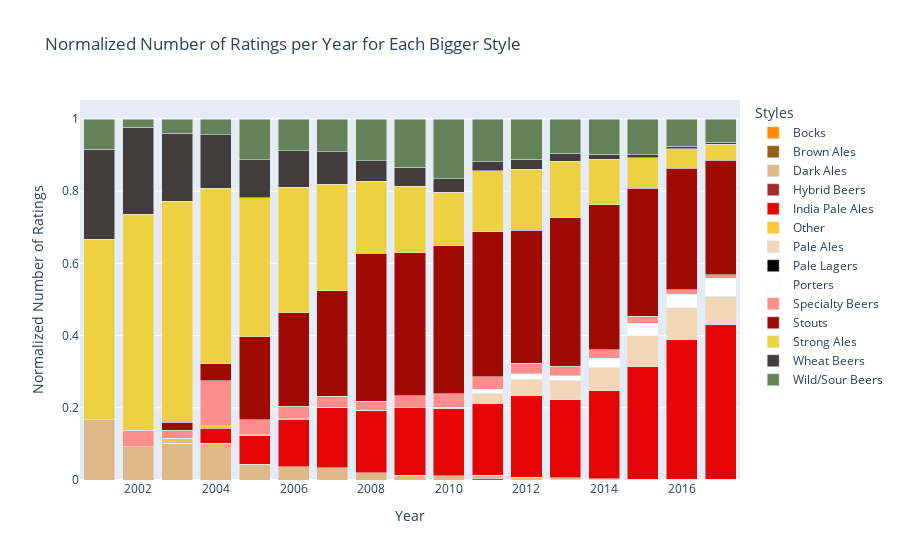

Notebook code for this chart:
### Markdown cell above
#### For BeerAdvocate

### Code cell
fig2 = plot_normalized_ratings_by_group(grouped_Bstyle_ba, 'bigger_style', 'Normalized Number of Ratings per Year for Each Bigger Style', total_ratings_per_year_ba)

fig2.update_layout(width=690, height=600, legend_title_text='Beer Style')

html_file_path = "plot/ba_normalized_ratings_690px.html"
pyo.plot(fig2, filename=html_file_path)

### Figure 1 — Plotly figure (JSON) as saved in the notebook; plotly's stock layout.template omitted (floating-point values rounded to 4 significant figures)
{"data": [{"alignmentgroup": "True", "hovertemplate": "bigger_style=Bocks<br>Year=%{x}<br>Normalized Number of Ratings=%{y}<extra></extra>", "legendgroup": "Bocks", "marker": {"color": "#FF8C00", "pattern": {"shape": ""}}, "name": "Bocks", "offsetgroup": "Bocks", "orientation": "v", "showlegend": true, "textposition": "auto", "type": "bar", "x": [2001, 2002, 2003, 2004, 2005, 2006, 2007, 2008, 2009, 2010, 2011, 2012, 2013, 2014, 2015, 2016, 2017], "xaxis": "x", "y": [0, 0, 0, 0, 0, 0, 0, 0, 0, 0, 0, 0, 0.001084, 0.0003035, 6.795e-05, 0, 2.435e-05], "yaxis": "y"}, {"alignmentgroup": "True", "hovertemplate": "bigger_style=Brown Ales<br>Year=%{x}<br>Normalized Number of Ratings=%{y}<extra></extra>", "legendgroup": "Brown Ales", "marker": {"color": "#995E19", "pattern": {"shape": ""}}, "name": "Brown Ales", "offsetgroup": "Brown Ales", "orientation": "v", "showlegend": true, "textposition": "auto", "type": "bar", "x": [2001, 2002, 2003, 2004, 2005, 2006, 2007, 2008, 2009, 2010, 2011, 2012, 2013, 2014, 2015, 2016, 2017], "xaxis": "x", "y": [0, 0, 0, 0, 0, 0, 0, 0, 0, 0, 0.00336, 0.001698, 0.0002312, 8.43e-06, 0, 0, 0], "yaxis": "y"}, {"alignmentgroup": "True", "hovertemplate": "bigger_style=Dark Ales<br>Year=%{x}<br>Normalized Number of Ratings=%{y}<extra></extra>", "legendgroup": "Dark Ales", "marker": {"color": "#DEB887", "pattern": {"shape": ""}}, "name": "Dark Ales", "offsetgroup": "Dark Ales", "orientation": "v", "showlegend": true, "textposition": "auto", "type": "bar", "x": [2001, 2002, 2003, 2004, 2005, 2006, 2007, 2008, 2009, 2010, 2011, 2012, 2013, 2014, 2015, 2016, 2017], "xaxis": "x", "y": [0.1667, 0.09195, 0.1025, 0.1023, 0.04415, 0.03732, 0.03352, 0.02068, 0.01337, 0.01164, 0.009527, 0.006035, 0.004798, 0.003018, 0.002, 0.002687, 0.002581], "yaxis": "y"}, {"alignmentgroup": "True", "hovertemplate": "bigger_style=Hybrid Beers<br>Year=%{x}<br>Normalized Number of Ratings=%{y}<extra></extra>", "legendgroup": "Hybrid Beers", "marker": {"color": "#A52A2A", "pattern": {"shape": ""}}, "name": "Hybrid Beers", "offsetgroup": "Hybrid Beers", "orientation": "v", "showlegend": true, "textposition": "auto", "type": "bar", "x": [2001, 2002, 2003, 2004, 2005, 2006, 2007, 2008, 2009, 2010, 2011, 2012, 2013, 2014, 2015, 2016, 2017], "xaxis": "x", "y": [0, 0, 0, 0, 0, 0, 0, 0, 0, 0, 0, 0, 0, 0.0006491, 0.0006989, 8.918e-05, 2.435e-05], "yaxis": "y"}, {"alignmentgroup": "True", "hovertemplate": "bigger_style=India Pale Ales<br>Year=%{x}<br>Normalized Number of Ratings=%{y}<extra></extra>", "legendgroup": "India Pale Ales", "marker": {"color": "#E60505", "pattern": {"shape": ""}}, "name": "India Pale Ales", "offsetgroup": "India Pale Ales", "orientation": "v", "showlegend": true, "textposition": "auto", "type": "bar", "x": [2001, 2002, 2003, 2004, 2005, 2006, 2007, 2008, 2009, 2010, 2011, 2012, 2013, 2014, 2015, 2016, 2017], "xaxis": "x", "y": [0, 0, 0.00277, 0.04175, 0.07906, 0.1309, 0.167, 0.1718, 0.1869, 0.1876, 0.2, 0.2271, 0.2162, 0.2434, 0.3107, 0.3871, 0.429], "yaxis": "y"}, {"alignmentgroup": "True", "hovertemplate": "bigger_style=Other<br>Year=%{x}<br>Normalized Number of Ratings=%{y}<extra></extra>", "legendgroup": "Other", "marker": {"color": "#FFC831", "pattern": {"shape": ""}}, "name": "Other", "offsetgroup": "Other", "orientation": "v", "showlegend": true, "textposition": "auto", "type": "bar", "x": [2001, 2002, 2003, 2004, 2005, 2006, 2007, 2008, 2009, 2010, 2011, 2012, 2013, 2014, 2015, 2016, 2017], "xaxis": "x", "y": [0, 0, 0.01108, 0.006263, 0.002053, 0.001265, 0.001648, 0.0002462, 0.0001611, 0, 0, 0.0003336, 0.0001156, 0, 1.942e-05, 1.115e-05, 0], "yaxis": "y"}, {"alignmentgroup": "True", "hovertemplate": "bigger_style=Pale Ales<br>Year=%{x}<br>Normalized Number of Ratings=%{y}<extra></extra>", "legendgroup": "Pale Ales", "marker": {"color": "#F2D6B5", "pattern": {"shape": ""}}, "name": "Pale Ales", "offsetgroup": "Pale Ales", "orientation": "v", "showlegend": true, "textposition": "auto", "type": "bar", "x": [2001, 2002, 2003, 2004, 2005, 2006, 2007, 2008, 2009, 2010, 2011, 2012, 2013, 2014, 2015, 2016, 2017], "xaxis": "x", "y": [0, 0, 0, 0, 0, 0, 0, 0, 0, 0.001844, 0.02752, 0.0434, 0.0542, 0.06489, 0.08596, 0.08744, 0.07716], "yaxis": "y"}, {"alignmentgroup": "True", "hovertemplate": "bigger_style=Pale Lagers<br>Year=%{x}<br>Normalized Number of Ratings=%{y}<extra></extra>", "legendgroup": "Pale Lagers", "marker": {"color": "#060401", "pattern": {"shape": ""}}, "name": "Pale Lagers", "offsetgroup": "Pale Lagers", "orientation": "v", "showlegend": true, "textposition": "auto", "type": "bar", "x": [2001, 2002, 2003, 2004, 2005, 2006, 2007, 2008, 2009, 2010, 2011, 2012, 2013, 2014, 2015, 2016, 2017], "xaxis": "x", "y": [0, 0, 0, 0, 0, 0, 0, 0, 0, 0, 0, 0, 0, 0, 0.0005727, 0.0002118, 0.0001217], "yaxis": "y"}, {"alignmentgroup": "True", "hovertemplate": "bigger_style=Porters<br>Year=%{x}<br>Normalized Number of Ratings=%{y}<extra></extra>", "legendgroup": "Porters", "marker": {"color": "#FFFFFF", "pattern": {"shape": ""}}, "name": "Porters", "offsetgroup": "Porters", "orientation": "v", "showlegend": true, "textposition": "auto", "type": "bar", "x": [2001, 2002, 2003, 2004, 2005, 2006, 2007, 2008, 2009, 2010, 2011, 2012, 2013, 2014, 2015, 2016, 2017], "xaxis": "x", "y": [0, 0, 0, 0, 0, 0, 0, 0, 0, 0.0006913, 0.01055, 0.01592, 0.01259, 0.02562, 0.03486, 0.037, 0.05011], "yaxis": "y"}, {"alignmentgroup": "True", "hovertemplate": "bigger_style=Specialty Beers<br>Year=%{x}<br>Normalized Number of Ratings=%{y}<extra></extra>", "legendgroup": "Specialty Beers", "marker": {"color": "#FD8E8C", "pattern": {"shape": ""}}, "name": "Specialty Beers", "offsetgroup": "Specialty Beers", "orientation": "v", "showlegend": true, "textposition": "auto", "type": "bar", "x": [2001, 2002, 2003, 2004, 2005, 2006, 2007, 2008, 2009, 2010, 2011, 2012, 2013, 2014, 2015, 2016, 2017], "xaxis": "x", "y": [0, 0.04598, 0.02216, 0.1253, 0.04107, 0.03479, 0.02967, 0.02511, 0.03302, 0.0371, 0.03543, 0.02875, 0.02541, 0.02256, 0.01914, 0.01292, 0.009423], "yaxis": "y"}, {"alignmentgroup": "True", "hovertemplate": "bigger_style=Stouts<br>Year=%{x}<br>Normalized Number of Ratings=%{y}<extra></extra>", "legendgroup": "Stouts", "marker": {"color": "#9F0B02", "pattern": {"shape": ""}}, "name": "Stouts", "offsetgroup": "Stouts", "orientation": "v", "showlegend": true, "textposition": "auto", "type": "bar", "x": [2001, 2002, 2003, 2004, 2005, 2006, 2007, 2008, 2009, 2010, 2011, 2012, 2013, 2014, 2015, 2016, 2017], "xaxis": "x", "y": [0, 0, 0.02216, 0.04593, 0.23, 0.2593, 0.2929, 0.4106, 0.3961, 0.4106, 0.401, 0.3693, 0.4124, 0.4025, 0.3543, 0.3366, 0.3169], "yaxis": "y"}, {"alignmentgroup": "True", "hovertemplate": "bigger_style=Strong Ales<br>Year=%{x}<br>Normalized Number of Ratings=%{y}<extra></extra>", "legendgroup": "Strong Ales", "marker": {"color": "#EDD140", "pattern": {"shape": ""}}, "name": "Strong Ales", "offsetgroup": "Strong Ales", "orientation": "v", "showlegend": true, "textposition": "auto", "type": "bar", "x": [2001, 2002, 2003, 2004, 2005, 2006, 2007, 2008, 2009, 2010, 2011, 2012, 2013, 2014, 2015, 2016, 2017], "xaxis": "x", "y": [0.5, 0.5977, 0.6122, 0.4864, 0.386, 0.3479, 0.2945, 0.1997, 0.1841, 0.1482, 0.1688, 0.1683, 0.1557, 0.1257, 0.08486, 0.05373, 0.0449], "yaxis": "y"}, {"alignmentgroup": "True", "hovertemplate": "bigger_style=Wheat Beers<br>Year=%{x}<br>Normalized Number of Ratings=%{y}<extra></extra>", "legendgroup": "Wheat Beers", "marker": {"color": "#423C3C", "pattern": {"shape": ""}}, "name": "Wheat Beers", "offsetgroup": "Wheat Beers", "orientation": "v", "showlegend": true, "textposition": "auto", "type": "bar", "x": [2001, 2002, 2003, 2004, 2005, 2006, 2007, 2008, 2009, 2010, 2011, 2012, 2013, 2014, 2015, 2016, 2017], "xaxis": "x", "y": [0.25, 0.2414, 0.1884, 0.1482, 0.1047, 0.1006, 0.09011, 0.05638, 0.053, 0.03745, 0.02484, 0.02757, 0.02239, 0.01404, 0.00762, 0.007213, 0.005844], "yaxis": "y"}, {"alignmentgroup": "True", "hovertemplate": "bigger_style=Wild/Sour Beers<br>Year=%{x}<br>Normalized Number of Ratings=%{y}<extra></extra>", "legendgroup": "Wild/Sour Beers", "marker": {"color": "#63825A", "pattern": {"shape": ""}}, "name": "Wild/Sour Beers", "offsetgroup": "Wild/Sour Beers", "orientation": "v", "showlegend": true, "textposition": "auto", "type": "bar", "x": [2001, 2002, 2003, 2004, 2005, 2006, 2007, 2008, 2009, 2010, 2011, 2012, 2013, 2014, 2015, 2016, 2017], "xaxis": "x", "y": [0.08333, 0.02299, 0.03878, 0.04384, 0.1129, 0.08792, 0.09066, 0.1155, 0.1334, 0.1649, 0.1191, 0.1116, 0.09487, 0.09729, 0.0992, 0.07499, 0.06384], "yaxis": "y"}], "layout": {"barmode": "stack", "legend": {"title": {"text": "Styles"}, "tracegroupgap": 0}, "title": {"text": "Normalized Number of Ratings per Year for Each Bigger Style"}, "xaxis": {"anchor": "y", "domain": [0, 1], "title": {"text": "Year"}}, "yaxis": {"anchor": "x", "domain": [0, 1], "title": {"text": "Normalized Number of Ratings"}}}}
